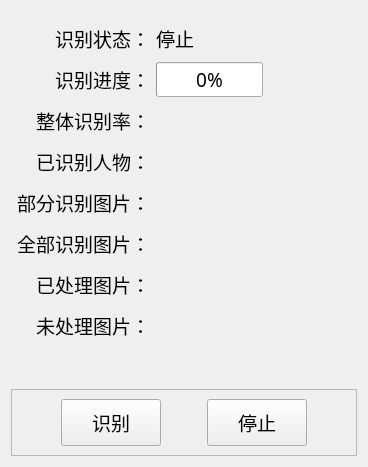
      <widget class="QWidget" name="recognition_tab">
       <property name="font">
        <font>
         <family>新宋体</family>
         <pointsize>14</pointsize>
        </font>
       </property>
       <attribute name="icon">
        <iconset>
         <normaloff>icon/face.png</normaloff>icon/face.png</iconset>
       </attribute>
       <attribute name="title">
        <string>人脸识别</string>
       </attribute>
       <layout class="QGridLayout" name="gridLayout">
        <item row="10" column="0" colspan="4">
         <widget class="QFrame" name="frame_2">
          <property name="font">
           <font>
            <family>新宋体</family>
            <pointsize>14</pointsize>
           </font>
          </property>
          <property name="frameShape">
           <enum>QFrame::StyledPanel</enum>
          </property>
          <property name="frameShadow">
           <enum>QFrame::Raised</enum>
          </property>
          <layout class="QGridLayout" name="gridLayout_4">
           <item row="0" column="2">
            <spacer name="horizontalSpacer">
             <property name="orientation">
              <enum>Qt::Horizontal</enum>
             </property>
             <property name="sizeHint" stdset="0">
              <size>
               <width>40</width>
               <height>20</height>
              </size>
             </property>
            </spacer>
           </item>
           <item row="0" column="3">
            <widget class="QPushButton" name="pausecontinue_btn">
             <property name="sizePolicy">
              <sizepolicy hsizetype="Preferred" vsizetype="Preferred">
               <horstretch>0</horstretch>
               <verstretch>0</verstretch>
              </sizepolicy>
             </property>
             <property name="minimumSize">
              <size>
               <width>0</width>
               <height>0</height>
              </size>
             </property>
             <property name="maximumSize">
              <size>
               <width>280</width>
               <height>16777215</height>
              </size>
             </property>
             <property name="font">
              <font>
               <family>新宋体</family>
               <pointsize>14</pointsize>
              </font>
             </property>
             <property name="focusPolicy">
              <enum>Qt::NoFocus</enum>
             </property>
             <property name="styleSheet">
              <string notr="true">padding-left: 30px; 
padding-right: 30px;
padding-top: 8px; 
padding-bottom: 8px;</string>
             </property>
             <property name="text">
              <string>停止</string>
             </property>
             <property name="icon">
              <iconset>
               <normaloff>icon/stop.png</normaloff>icon/stop.png</iconset>
             </property>
             <property name="iconSize">
              <size>
               <width>24</width>
               <height>24</height>
              </size>
             </property>
            </widget>
           </item>
           <item row="0" column="0">
            <spacer name="horizontalSpacer_3">
             <property name="orientation">
              <enum>Qt::Horizontal</enum>
             </property>
             <property name="sizeHint" stdset="0">
              <size>
               <width>40</width>
               <height>20</height>
              </size>
             </property>
            </spacer>
           </item>
           <item row="0" column="1">
            <widget class="QPushButton" name="recogni_btn">
             <property name="sizePolicy">
              <sizepolicy hsizetype="Preferred" vsizetype="Preferred">
               <horstretch>0</horstretch>
               <verstretch>0</verstretch>
              </sizepolicy>
             </property>
             <property name="minimumSize">
              <size>
               <width>0</width>
               <height>0</height>
              </size>
             </property>
             <property name="maximumSize">
              <size>
               <width>280</width>
               <height>16777215</height>
              </size>
             </property>
             <property name="font">
              <font>
               <family>新宋体</family>
               <pointsize>14</pointsize>
              </font>
             </property>
             <property name="focusPolicy">
              <enum>Qt::NoFocus</enum>
             </property>
             <property name="styleSheet">
              <string notr="true">padding-left: 30px; 
padding-right: 30px;
padding-top: 8px; 
padding-bottom: 8px;</string>
             </property>
             <property name="text">
              <string>识别</string>
             </property>
             <property name="icon">
              <iconset>
               <normaloff>icon/run.png</normaloff>icon/run.png</iconset>
             </property>
             <property name="iconSize">
              <size>
               <width>24</width>
               <height>24</height>
              </size>
             </property>
            </widget>
           </item>
           <item row="0" column="4">
            <spacer name="horizontalSpacer_4">
             <property name="orientation">
              <enum>Qt::Horizontal</enum>
             </property>
             <property name="sizeHint" stdset="0">
              <size>
               <width>40</width>
               <height>20</height>
              </size>
             </property>
            </spacer>
           </item>
          </layout>
         </widget>
        </item>
        <item row="5" column="1">
         <widget class="QLabel" name="label_9">
          <property name="minimumSize">
           <size>
            <width>0</width>
            <height>35</height>
           </size>
          </property>
          <property name="font">
           <font>
            <family>新宋体</family>
            <pointsize>14</pointsize>
           </font>
          </property>
          <property name="text">
           <string>部分识别图片：</string>
          </property>
          <property name="alignment">
           <set>Qt::AlignRight|Qt::AlignTrailing|Qt::AlignVCenter</set>
          </property>
         </widget>
        </item>
        <item row="2" column="3">
         <spacer name="horizontalSpacer_9">
          <property name="orientation">
           <enum>Qt::Horizontal</enum>
          </property>
          <property name="sizeHint" stdset="0">
           <size>
            <width>40</width>
            <height>20</height>
           </size>
          </property>
         </spacer>
        </item>
        <item row="3" column="2">
         <widget class="QLabel" name="recognition_rate_label">
          <property name="font">
           <font>
            <family>新宋体</family>
            <pointsize>14</pointsize>
           </font>
          </property>
          <property name="text">
           <string/>
          </property>
         </widget>
        </item>
        <item row="2" column="1">
         <widget class="QLabel" name="label_13">
          <property name="font">
           <font>
            <family>新宋体</family>
            <pointsize>14</pointsize>
           </font>
          </property>
          <property name="text">
           <string>识别进度：</string>
          </property>
          <property name="alignment">
           <set>Qt::AlignRight|Qt::AlignTrailing|Qt::AlignVCenter</set>
          </property>
         </widget>
        </item>
        <item row="7" column="1">
         <widget class="QLabel" name="label_7">
          <property name="minimumSize">
           <size>
            <width>0</width>
            <height>35</height>
           </size>
          </property>
          <property name="font">
           <font>
            <family>新宋体</family>
            <pointsize>14</pointsize>
           </font>
          </property>
          <property name="text">
           <string>已处理图片：</string>
          </property>
          <property name="alignment">
           <set>Qt::AlignRight|Qt::AlignTrailing|Qt::AlignVCenter</set>
          </property>
         </widget>
        </item>
        <item row="4" column="2">
         <widget class="QLabel" name="recognized_face_label">
          <property name="font">
           <font>
            <family>新宋体</family>
            <pointsize>14</pointsize>
           </font>
          </property>
          <property name="text">
           <string/>
          </property>
         </widget>
        </item>
        <item row="2" column="2">
         <widget class="QProgressBar" name="progressBar">
          <property name="sizePolicy">
           <sizepolicy hsizetype="Expanding" vsizetype="Preferred">
            <horstretch>0</horstretch>
            <verstretch>0</verstretch>
           </sizepolicy>
          </property>
          <property name="maximumSize">
           <size>
            <width>16777215</width>
            <height>16777215</height>
           </size>
          </property>
          <property name="font">
           <font>
            <family>新宋体</family>
            <pointsize>14</pointsize>
           </font>
          </property>
          <property name="value">
           <number>0</number>
          </property>
         </widget>
        </item>
        <item row="9" column="1">
         <spacer name="verticalSpacer">
          <property name="orientation">
           <enum>Qt::Vertical</enum>
          </property>
          <property name="sizeHint" stdset="0">
           <size>
            <width>20</width>
            <height>40</height>
           </size>
          </property>
         </spacer>
        </item>
        <item row="6" column="1">
         <widget class="QLabel" name="label_10">
          <property name="minimumSize">
           <size>
            <width>0</width>
            <height>35</height>
           </size>
          </property>
          <property name="font">
           <font>
            <family>新宋体</family>
            <pointsize>14</pointsize>
           </font>
          </property>
          <property name="text">
           <string>全部识别图片：</string>
          </property>
          <property name="alignment">
           <set>Qt::AlignRight|Qt::AlignTrailing|Qt::AlignVCenter</set>
          </property>
         </widget>
        </item>
        <item row="1" column="2">
         <widget class="QLabel" name="run_state_label">
          <property name="font">
           <font>
            <family>新宋体</family>
            <pointsize>14</pointsize>
           </font>
          </property>
          <property name="text">
           <string>停止</string>
          </property>
         </widget>
        </item>
        <item row="7" column="2">
         <widget class="QLabel" name="handled_photo_label">
          <property name="font">
           <font>
            <family>新宋体</family>
            <pointsize>14</pointsize>
           </font>
          </property>
          <property name="text">
           <string/>
          </property>
         </widget>
        </item>
        <item row="6" column="2">
         <widget class="QLabel" name="all_recognized_photo_label">
          <property name="font">
           <font>
            <family>新宋体</family>
            <pointsize>14</pointsize>
           </font>
          </property>
          <property name="text">
           <string/>
          </property>
         </widget>
        </item>
        <item row="3" column="1">
         <widget class="QLabel" name="label_6">
          <property name="minimumSize">
           <size>
            <width>0</width>
            <height>35</height>
           </size>
          </property>
          <property name="font">
           <font>
            <family>新宋体</family>
            <pointsize>14</pointsize>
           </font>
          </property>
          <property name="text">
           <string>整体识别率：</string>
          </property>
          <property name="alignment">
           <set>Qt::AlignRight|Qt::AlignTrailing|Qt::AlignVCenter</set>
          </property>
         </widget>
        </item>
        <item row="5" column="2">
         <widget class="QLabel" name="part_recognized_photo_label">
          <property name="font">
           <font>
            <family>新宋体</family>
            <pointsize>14</pointsize>
           </font>
          </property>
          <property name="text">
           <string/>
          </property>
         </widget>
        </item>
        <item row="8" column="2">
         <widget class="QLabel" name="unhandled_photo_label">
          <property name="font">
           <font>
            <family>新宋体</family>
            <pointsize>14</pointsize>
           </font>
          </property>
          <property name="text">
           <string/>
          </property>
         </widget>
        </item>
        <item row="8" column="1">
         <widget class="QLabel" name="label_11">
          <property name="minimumSize">
           <size>
            <width>0</width>
            <height>35</height>
           </size>
          </property>
          <property name="font">
           <font>
            <family>新宋体</family>
            <pointsize>14</pointsize>
           </font>
          </property>
          <property name="text">
           <string>未处理图片：</string>
          </property>
          <property name="alignment">
           <set>Qt::AlignRight|Qt::AlignTrailing|Qt::AlignVCenter</set>
          </property>
         </widget>
        </item>
        <item row="1" column="1">
         <widget class="QLabel" name="label_19">
          <property name="minimumSize">
           <size>
            <width>0</width>
            <height>35</height>
           </size>
          </property>
          <property name="maximumSize">
           <size>
            <width>16777215</width>
            <height>16777215</height>
           </size>
          </property>
          <property name="font">
           <font>
            <family>新宋体</family>
            <pointsize>14</pointsize>
           </font>
          </property>
          <property name="text">
           <string>识别状态：</string>
          </property>
          <property name="alignment">
           <set>Qt::AlignRight|Qt::AlignTrailing|Qt::AlignVCenter</set>
          </property>
         </widget>
        </item>
        <item row="4" column="1">
         <widget class="QLabel" name="label_8">
          <property name="minimumSize">
           <size>
            <width>0</width>
            <height>35</height>
           </size>
          </property>
          <property name="font">
           <font>
            <family>新宋体</family>
            <pointsize>14</pointsize>
           </font>
          </property>
          <property name="text">
           <string>已识别人物：</string>
          </property>
          <property name="alignment">
           <set>Qt::AlignRight|Qt::AlignTrailing|Qt::AlignVCenter</set>
          </property>
         </widget>
        </item>
        <item row="0" column="1">
         <spacer name="verticalSpacer_2">
          <property name="orientation">
           <enum>Qt::Vertical</enum>
          </property>
          <property name="sizeType">
           <enum>QSizePolicy::Fixed</enum>
          </property>
          <property name="sizeHint" stdset="0">
           <size>
            <width>20</width>
            <height>10</height>
           </size>
          </property>
         </spacer>
        </item>
       </layout>
      </widget>
